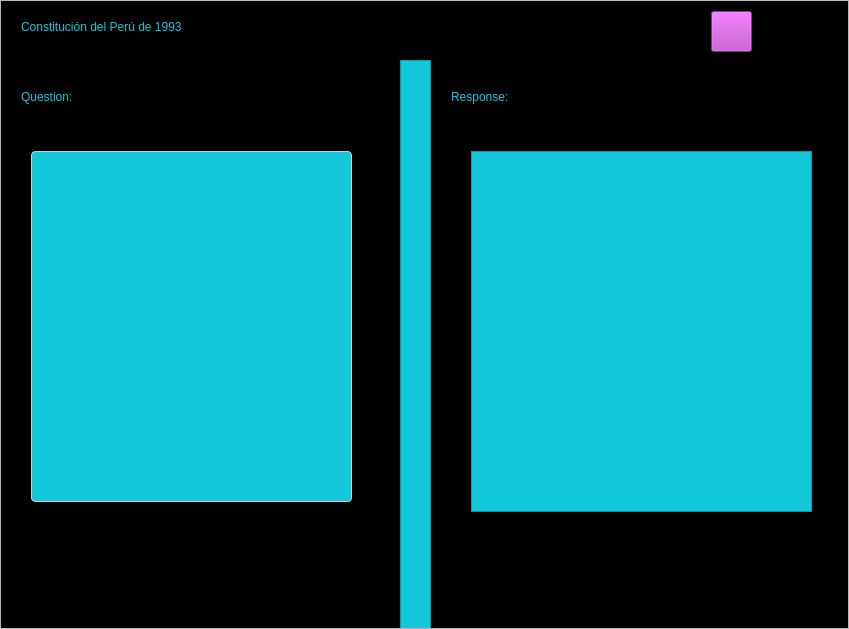
<?xml version="1.0" encoding="UTF-8"?>
<ui version="4.0">
 <class>MainWindow</class>
 <widget class="QMainWindow" name="MainWindow">
  <property name="geometry">
   <rect>
    <x>0</x>
    <y>0</y>
    <width>849</width>
    <height>629</height>
   </rect>
  </property>
  <property name="windowTitle">
   <string>MainWindow</string>
  </property>
  <widget class="QWidget" name="centralwidget">
   <layout class="QVBoxLayout" name="verticalLayout">
    <property name="spacing">
     <number>0</number>
    </property>
    <property name="leftMargin">
     <number>0</number>
    </property>
    <property name="topMargin">
     <number>0</number>
    </property>
    <property name="rightMargin">
     <number>0</number>
    </property>
    <property name="bottomMargin">
     <number>0</number>
    </property>
    <item>
     <widget class="QFrame" name="frame">
      <property name="frameShape">
       <enum>QFrame::StyledPanel</enum>
      </property>
      <property name="frameShadow">
       <enum>QFrame::Raised</enum>
      </property>
      <layout class="QVBoxLayout" name="verticalLayout_2" stretch="0">
       <property name="spacing">
        <number>0</number>
       </property>
       <property name="leftMargin">
        <number>0</number>
       </property>
       <property name="topMargin">
        <number>0</number>
       </property>
       <property name="rightMargin">
        <number>0</number>
       </property>
       <property name="bottomMargin">
        <number>0</number>
       </property>
       <item>
        <widget class="QFrame" name="content_frame">
         <property name="frameShape">
          <enum>QFrame::StyledPanel</enum>
         </property>
         <property name="frameShadow">
          <enum>QFrame::Raised</enum>
         </property>
         <widget class="QFrame" name="tittle_frame">
          <property name="geometry">
           <rect>
            <x>0</x>
            <y>0</y>
            <width>851</width>
            <height>60</height>
           </rect>
          </property>
          <property name="maximumSize">
           <size>
            <width>16777215</width>
            <height>60</height>
           </size>
          </property>
          <property name="styleSheet">
           <string notr="true">background-color: rgb(0, 0, 0)</string>
          </property>
          <property name="frameShape">
           <enum>QFrame::StyledPanel</enum>
          </property>
          <property name="frameShadow">
           <enum>QFrame::Raised</enum>
          </property>
          <widget class="QPushButton" name="button">
           <property name="geometry">
            <rect>
             <x>710</x>
             <y>10</y>
             <width>41</width>
             <height>41</height>
            </rect>
           </property>
           <property name="styleSheet">
            <string notr="true">background-color: rgb(189, 66, 200)</string>
           </property>
           <property name="text">
            <string/>
           </property>
           <property name="icon">
            <iconset>
             <normaloff>images/send.png</normaloff>images/send.png</iconset>
           </property>
           <property name="iconSize">
            <size>
             <width>38</width>
             <height>39</height>
            </size>
           </property>
           <property name="checkable">
            <bool>false</bool>
           </property>
          </widget>
          <widget class="QLabel" name="label">
           <property name="geometry">
            <rect>
             <x>20</x>
             <y>10</y>
             <width>611</width>
             <height>31</height>
            </rect>
           </property>
           <property name="styleSheet">
            <string notr="true">font: 87 22pt&quot;Arial Black&quot;;
color:rgb(20,200,220)</string>
           </property>
           <property name="text">
            <string>Constitución del Perú de 1993</string>
           </property>
          </widget>
         </widget>
         <widget class="QFrame" name="frame_2">
          <property name="geometry">
           <rect>
            <x>0</x>
            <y>60</y>
            <width>401</width>
            <height>571</height>
           </rect>
          </property>
          <property name="styleSheet">
           <string notr="true">background-color: rgb(0, 0, 0)</string>
          </property>
          <property name="frameShape">
           <enum>QFrame::StyledPanel</enum>
          </property>
          <property name="frameShadow">
           <enum>QFrame::Raised</enum>
          </property>
          <widget class="QLabel" name="label_2">
           <property name="geometry">
            <rect>
             <x>20</x>
             <y>10</y>
             <width>211</width>
             <height>51</height>
            </rect>
           </property>
           <property name="styleSheet">
            <string notr="true">font: 87 22pt&quot;Arial Black&quot;;
color:rgb(20,200,220)</string>
           </property>
           <property name="text">
            <string>Question:</string>
           </property>
          </widget>
          <widget class="QTextEdit" name="input_box">
           <property name="geometry">
            <rect>
             <x>30</x>
             <y>90</y>
             <width>321</width>
             <height>351</height>
            </rect>
           </property>
           <property name="styleSheet">
            <string notr="true">QTextEdit {
    background-color: rgb(20,200, 220);
    border: 1px solid #ccc;
    border-radius: 4px;
    padding: 4px;
    color: #333;
	font-family: &quot;Arial Black&quot;;
    font-size: 22px; /* Ajusta el tamaño de fuente según tu preferencia */
    vertical-align: top;
padding-top: 0;
}

QLineText:focus {
    border-color: #4da8da;
}</string>
           </property>
          </widget>
         </widget>
         <widget class="QFrame" name="frame_3">
          <property name="geometry">
           <rect>
            <x>430</x>
            <y>60</y>
            <width>421</width>
            <height>571</height>
           </rect>
          </property>
          <property name="styleSheet">
           <string notr="true">background-color: rgb(0, 0, 0)</string>
          </property>
          <property name="frameShape">
           <enum>QFrame::StyledPanel</enum>
          </property>
          <property name="frameShadow">
           <enum>QFrame::Raised</enum>
          </property>
          <widget class="QLabel" name="label_3">
           <property name="geometry">
            <rect>
             <x>20</x>
             <y>10</y>
             <width>231</width>
             <height>51</height>
            </rect>
           </property>
           <property name="styleSheet">
            <string notr="true">font: 87 22pt&quot;Arial Black&quot;;
color:rgb(20,200,220)</string>
           </property>
           <property name="text">
            <string>Response:</string>
           </property>
          </widget>
          <widget class="QTextEdit" name="output_label">
           <property name="geometry">
            <rect>
             <x>40</x>
             <y>90</y>
             <width>341</width>
             <height>361</height>
            </rect>
           </property>
           <property name="styleSheet">
            <string notr="true">background-color: rgb(20,200, 220)</string>
           </property>
          </widget>
         </widget>
         <widget class="QFrame" name="frame_4">
          <property name="geometry">
           <rect>
            <x>399</x>
            <y>59</y>
            <width>31</width>
            <height>571</height>
           </rect>
          </property>
          <property name="styleSheet">
           <string notr="true">background-color: rgb(20,200, 220)</string>
          </property>
          <property name="frameShape">
           <enum>QFrame::StyledPanel</enum>
          </property>
          <property name="frameShadow">
           <enum>QFrame::Raised</enum>
          </property>
         </widget>
        </widget>
       </item>
      </layout>
     </widget>
    </item>
   </layout>
  </widget>
 </widget>
 <resources/>
 <connections/>
</ui>
